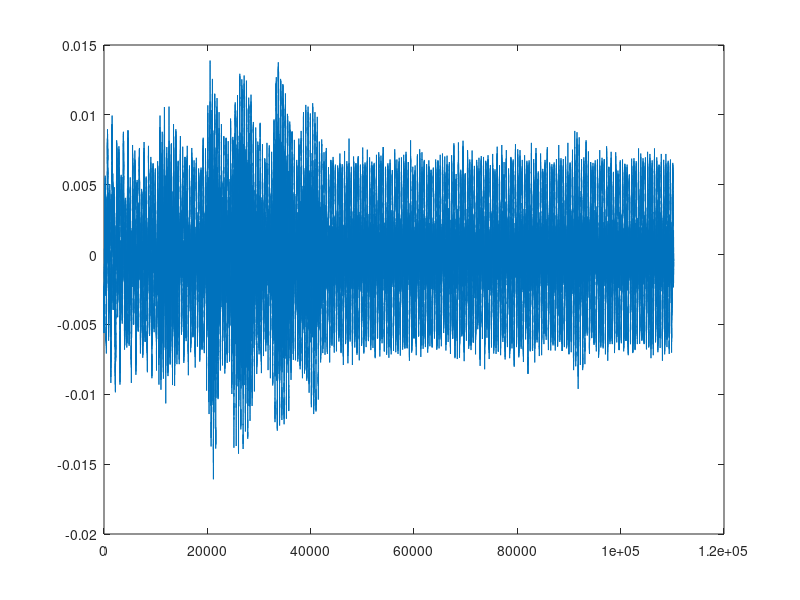
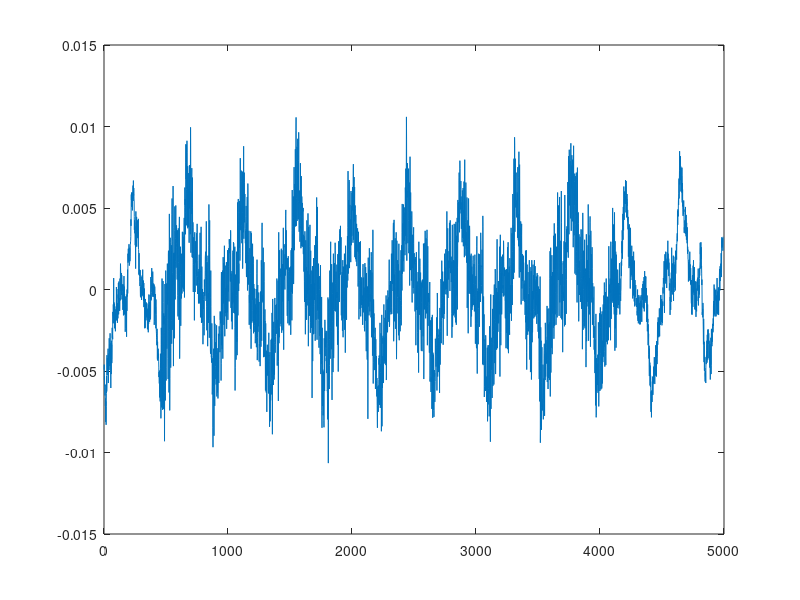

Write the MATLAB code that produced these figures, in order. (Note: this script raises an error after producing the figures.)
%% Load p025c80r4212.mat
close all
load('pontusdaniel141202/p025c80r4212.mat')
plot(yrec)

rngpilots = 42;
rngmessage = 12;
lengthCycP = 80; % Length of cyclic prefix
startsample = 1.3013e4;
startsample = startsample-290 ;
%% Load p025c40r4313.mat
close all
load('pontusdaniel141202/p025c40r4313.mat')
plot(yrec)

rngpilots = 43;
rngmessage = 13;
lengthCycP = 40; % Length of cyclic prefix
startsample = 1.6644e4;
startsample = startsample-120 ;
%% Load p015c80r4414.mat
close all
load('pontusdaniel141202/p015c80r4414.mat')
plot(yrec)

rngpilots = 44;
rngmessage = 14;
lengthCycP = 80; % Length of cyclic prefix
startsample = 1.5109e4;
startsample = startsample-250 ;
%% Load p015c40r4515.mat
close all
load('pontusdaniel141202/p015c40r4515.mat')
plot(yrec)

rngpilots = 45;
rngmessage = 15;
lengthCycP = 40; % Length of cyclic prefix
startsample = 1.8722e4;
startsample = startsample-270 ;
%% Load p005c80r4616.mat
close all
load('pontusdaniel141202/p005c80r4616.mat')
plot(yrec)

rngpilots = 46;
rngmessage = 16;
lengthCycP = 80; % Length of cyclic prefix
startsample = 1.6105e4
startsample = startsample -330 ;
%% Load p005c40r4717.mat
close all
load('pontusdaniel141202/p005c40r4717.mat')
plot(yrec)

rngpilots = 47;
rngmessage = 17;
lengthCycP = 40; % Length of cyclic prefix
startsample = 9140
startsample = startsample -210 ;
%% Load p002c80r4818.mat
close all
load('pontusdaniel141202/p002c80r4818.mat')
plot(yrec)

rngpilots = 48;
rngmessage = 18;
lengthCycP = 80; % Length of cyclic prefix
startsample = 1.0795e4
startsample = startsample -650 ; %factor 5 : 100samples here is 20samples for synkerror
%% General Parameters & Start plot
fs = 22050;      % Sampling frequency
fc = 4000;       % Center frequency
R = 10;           % Upsampling nymber
N = 128;         % Number of bits to send
NN = 2^14;       % Number of frequency grid points
%lengthCycP = 80; % Length of cyclic prefix
E = 100;           % Gain

%Pilots
rng(rngpilots);
pilotBits = 2*round(rand(1,2*N))-1;
%Message
rng(rngmessage);
cheatmessageBits = 2*round(rand(1, 2*N)) - 1;

% Modify samples - Cut yrec to right length
close all
lengthB = 33; %length of filter B
lengthzmr = (lengthCycP+N+lengthCycP+N)*R + lengthB - 1;
lengthzmr =  lengthzmr + 800; %OBS +800!to be able to go +80 shifts
zmr = yrec(startsample:startsample+lengthzmr-1);
figure
plot(zmr)

% RECIEVER first part
close all

%Demodulation
yib = demodulate(zmr,fs,fc,NN,zmr);

%Decimation
B = firpm(32,2*[0 0.5/R*0.9 0.5/R*1.6 1/2],[1 1 0 0]);
yi = conv(yib,B);

%Down sampling
y = yi(1:R:end);

% Check BER for different syncerrors between start and stop
close all
start = -lengthCycP -0;
stop = lengthCycP-0;
clc
[BERpilot,BERmessage] = findSynchError(start, stop, y, pilotBits,cheatmessageBits, lengthCycP, N, E);

plot(start:stop,BERmessage);
title('Bit errors for bit message')
xlabel('Shifted samples in baseband')
ylabel('Nr of bit error')

%% Decode at one specific syncerror
synchError = 0; %Choose a synchError (check with findSynchError)
[estmessageBits, H_est, estpilotBits] = iOFDMToBits(y, pilotBits, lengthCycP, N, synchError, E);

%Plot the recieved estmessagebits
figure
stem(abs(H_est))
title('stem(abs(Hest))')
figure 
stem(angle(H_est))
title('stem(angle(Hest))')

%Check bitterror
estmessageBits01 = (estmessageBits + 1)./2;%convert to 1,0
cheatmessageBits01 = (cheatmessageBits + 1)./2;%convert to 1,0
biterrors = sum(abs(estmessageBits01 - cheatmessageBits01));
disp('Bit errors for recieved message');
disp(biterrors);
disp('with sycherror');
disp(synchError);
